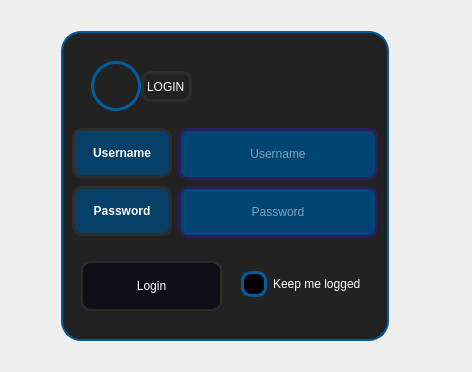
            <widget class="QWidget" name="accounts_page">
             <property name="styleSheet">
              <string notr="true"/>
             </property>
             <layout class="QVBoxLayout" name="verticalLayout_6">
              <item alignment="Qt::AlignHCenter">
               <widget class="QFrame" name="login_form_frame">
                <property name="minimumSize">
                 <size>
                  <width>450</width>
                  <height>350</height>
                 </size>
                </property>
                <property name="maximumSize">
                 <size>
                  <width>450</width>
                  <height>350</height>
                 </size>
                </property>
                <property name="styleSheet">
                 <string notr="true">border-radius: 20px;
</string>
                </property>
                <property name="frameShape">
                 <enum>QFrame::StyledPanel</enum>
                </property>
                <property name="frameShadow">
                 <enum>QFrame::Raised</enum>
                </property>
                <widget class="QFrame" name="input_fileds_frame">
                 <property name="geometry">
                  <rect>
                   <x>50</x>
                   <y>20</y>
                   <width>328</width>
                   <height>310</height>
                  </rect>
                 </property>
                 <property name="styleSheet">
                  <string notr="true">QFrame{
	background-color: rgb(34, 34, 34);
	color: rgb(255, 255, 255);
	border: 2px solid rgb(1, 90, 153);
}
QLineEdit {
	border: 2px solid rgb(0, 93, 159);
	border-radius: 10px;
	padding: 15px;
	background-color: rgb(0, 69, 116);
	color: rgb(255, 255, 255);
}
QLineEdit:hover {
	border: 2px solid rgb(0, 66, 124);
}
QLineEdit:focus {
	border: 2px solid rgb(206, 206, 206);
	color: rgb(200, 200, 200);
}
QPushButton {
	border: 2px solid rgb(45, 45, 45);
	border-radius: 10px;
	padding: 15px;
	background-color:rgb(14, 13, 24);
	color: rgb(255, 255, 255);
}
QPushButton:hover {
	border: 2px solid rgb(0, 66, 124);
}
QLabel{
	border:3px solid  rgb(45, 45, 45);
	border-radius: 10px;
	
	background-color: rgb(6, 63, 104);
}
QCheckBox{
	color: rgb(255, 255, 255);
	padding: 10px;
}
QCheckBox::indicator {
    border: 3px solid rgb(0, 93, 159);
	width: 20px;
	height: 20px;
	border-radius: 10px;
    background:rgb(0, 0, 0);
}
QCheckBox::indicator:hover {
    border: 3px solid rgb(255, 255, 255);
}
QCheckBox::indicator:checked {
    background: 3px solid rgb(34, 34, 34);
	background-image: url(:/icons/icons/cil-check.png);
}</string>
                 </property>
                 <property name="frameShape">
                  <enum>QFrame::StyledPanel</enum>
                 </property>
                 <property name="frameShadow">
                  <enum>QFrame::Raised</enum>
                 </property>
                 <widget class="QLabel" name="label_2">
                  <property name="geometry">
                   <rect>
                    <x>11</x>
                    <y>97</y>
                    <width>100</width>
                    <height>50</height>
                   </rect>
                  </property>
                  <property name="minimumSize">
                   <size>
                    <width>100</width>
                    <height>50</height>
                   </size>
                  </property>
                  <property name="font">
                   <font>
                    <weight>75</weight>
                    <bold>true</bold>
                   </font>
                  </property>
                  <property name="styleSheet">
                   <string notr="true"/>
                  </property>
                  <property name="text">
                   <string>Username</string>
                  </property>
                  <property name="alignment">
                   <set>Qt::AlignCenter</set>
                  </property>
                 </widget>
                 <widget class="QLineEdit" name="uname_2">
                  <property name="geometry">
                   <rect>
                    <x>117</x>
                    <y>97</y>
                    <width>200</width>
                    <height>52</height>
                   </rect>
                  </property>
                  <property name="minimumSize">
                   <size>
                    <width>200</width>
                    <height>50</height>
                   </size>
                  </property>
                  <property name="maximumSize">
                   <size>
                    <width>200</width>
                    <height>16777215</height>
                   </size>
                  </property>
                  <property name="styleSheet">
                   <string notr="true">border:3px solid  rgb(43, 31, 91);
border-radius: 10px;</string>
                  </property>
                  <property name="alignment">
                   <set>Qt::AlignCenter</set>
                  </property>
                  <property name="placeholderText">
                   <string>Username</string>
                  </property>
                 </widget>
                 <widget class="QLabel" name="label_5">
                  <property name="geometry">
                   <rect>
                    <x>11</x>
                    <y>155</y>
                    <width>100</width>
                    <height>50</height>
                   </rect>
                  </property>
                  <property name="minimumSize">
                   <size>
                    <width>100</width>
                    <height>50</height>
                   </size>
                  </property>
                  <property name="font">
                   <font>
                    <weight>75</weight>
                    <bold>true</bold>
                   </font>
                  </property>
                  <property name="styleSheet">
                   <string notr="true"/>
                  </property>
                  <property name="text">
                   <string>Password</string>
                  </property>
                  <property name="alignment">
                   <set>Qt::AlignCenter</set>
                  </property>
                 </widget>
                 <widget class="QLineEdit" name="password_2">
                  <property name="geometry">
                   <rect>
                    <x>117</x>
                    <y>155</y>
                    <width>200</width>
                    <height>52</height>
                   </rect>
                  </property>
                  <property name="minimumSize">
                   <size>
                    <width>200</width>
                    <height>50</height>
                   </size>
                  </property>
                  <property name="maximumSize">
                   <size>
                    <width>200</width>
                    <height>16777215</height>
                   </size>
                  </property>
                  <property name="styleSheet">
                   <string notr="true">border:3px solid  rgb(43, 31, 91);
border-radius: 10px;</string>
                  </property>
                  <property name="echoMode">
                   <enum>QLineEdit::Password</enum>
                  </property>
                  <property name="alignment">
                   <set>Qt::AlignCenter</set>
                  </property>
                  <property name="placeholderText">
                   <string>Password</string>
                  </property>
                 </widget>
                 <widget class="QCheckBox" name="checkBox">
                  <property name="geometry">
                   <rect>
                    <x>170</x>
                    <y>230</y>
                    <width>141</width>
                    <height>46</height>
                   </rect>
                  </property>
                  <property name="text">
                   <string>Keep me logged in</string>
                  </property>
                 </widget>
                 <widget class="QPushButton" name="btnLogIn">
                  <property name="geometry">
                   <rect>
                    <x>20</x>
                    <y>230</y>
                    <width>141</width>
                    <height>50</height>
                   </rect>
                  </property>
                  <property name="minimumSize">
                   <size>
                    <width>0</width>
                    <height>50</height>
                   </size>
                  </property>
                  <property name="maximumSize">
                   <size>
                    <width>200</width>
                    <height>16777215</height>
                   </size>
                  </property>
                  <property name="text">
                   <string>Login</string>
                  </property>
                 </widget>
                 <widget class="QFrame" name="profile_icon_frame">
                  <property name="geometry">
                   <rect>
                    <x>30</x>
                    <y>30</y>
                    <width>50</width>
                    <height>50</height>
                   </rect>
                  </property>
                  <property name="minimumSize">
                   <size>
                    <width>50</width>
                    <height>50</height>
                   </size>
                  </property>
                  <property name="maximumSize">
                   <size>
                    <width>50</width>
                    <height>50</height>
                   </size>
                  </property>
                  <property name="styleSheet">
                   <string notr="true">image: url(:/icons/icons/cil-user-follow.png);
background-color: rgb(34, 34, 34);
border-radius: 25px;
border: 3px solid rgb(0, 93, 159);</string>
                  </property>
                  <property name="frameShape">
                   <enum>QFrame::StyledPanel</enum>
                  </property>
                  <property name="frameShadow">
                   <enum>QFrame::Raised</enum>
                  </property>
                 </widget>
                 <widget class="QLabel" name="label_33">
                  <property name="geometry">
                   <rect>
                    <x>80</x>
                    <y>40</y>
                    <width>51</width>
                    <height>31</height>
                   </rect>
                  </property>
                  <property name="styleSheet">
                   <string notr="true">background-color: rgb(34, 34, 34);</string>
                  </property>
                  <property name="text">
                   <string>LOGIN</string>
                  </property>
                 </widget>
                </widget>
               </widget>
              </item>
             </layout>
            </widget>
